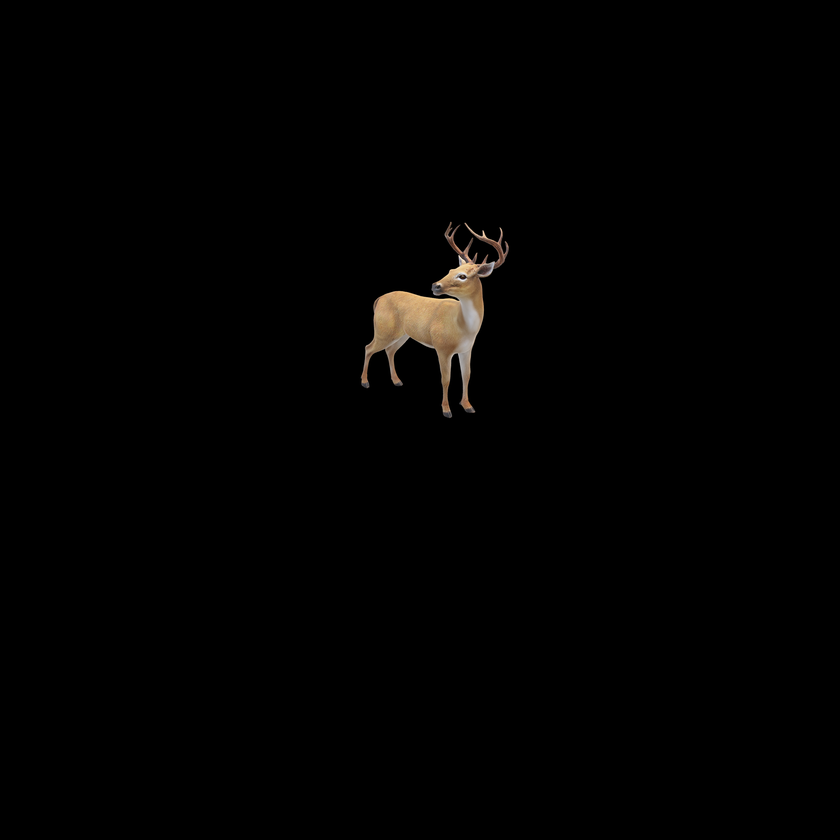
#> input picture Wirting_Holography/3D_dear_fit_sh.png, 840 x 840 px, shrunk from 1920 x 1920 before the run, found by its file name
$ python W_H.py
#> lines starting #> are read from the running program, lines starting #| are printed output that depends on the picture
# -*- coding: utf-8 -*-
import numpy as np
import matplotlib.pyplot as plt
from scipy.fft import fft2, fftshift,ifft2,ifftshift

im=plt.imread("C:/Users/gaosh/Documents/python/Computer-Generate-Hologram/Wirting_Holography/3D_dear_fit_sh.png")
#> im is the input picture: shape (840, 840, 3) float32; mean R, G, B 0.00847, 0.00699, 0.00547
im_shift=fftshift(im[:,:,0])
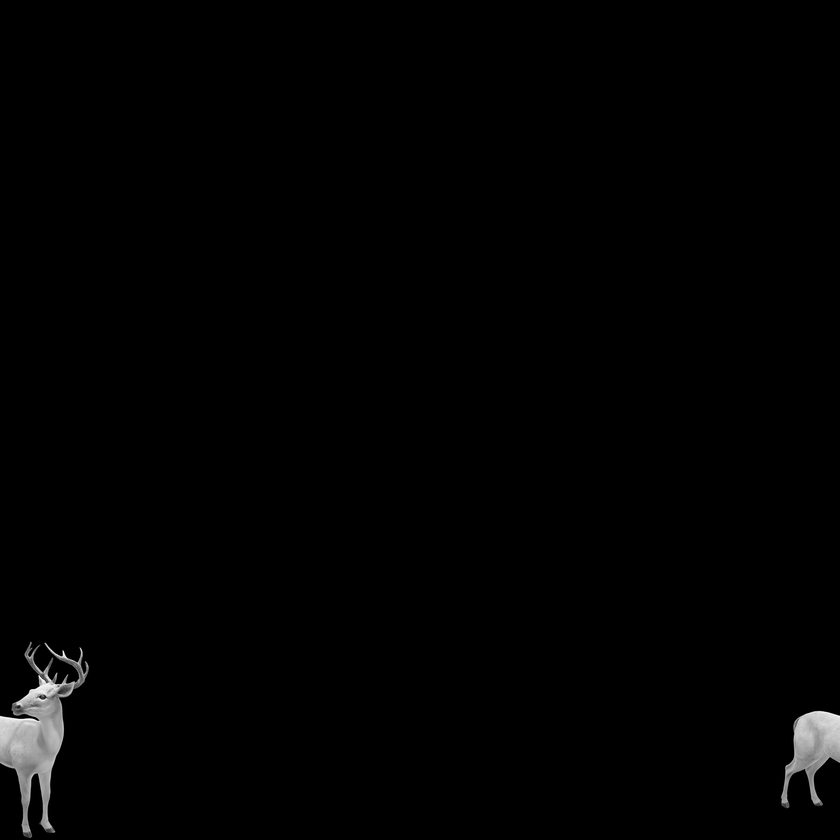
#> im_shift: shape (840, 840) float32; min 0, max 1, mean 0.00847
def comput_intensity(image):
    return np.abs(image)**2

# use W gradient to improve phase
def wirtinger_phase_improve(intensity,iterations,lr,verbose=False):
    size=intensity.shape
    # generate ramdom magnitude and phase
    reconstruted_field=np.random.uniform(0.5,1.0,size)*np.exp(1j*np.random.uniform(0,2*np.pi,size))

    for it in range (iterations):
        # calculate intensity of the mimiced
        current_in=comput_intensity(reconstruted_field)

        # define a loss function: mean square error

        loss=np.mean((current_in-intensity)**2)

        # compute gradient, this is the gradient of loss respective to imaginary field
        grad=(current_in-intensity)*reconstruted_field/np.abs(reconstruted_field+1e-8)
        reconstruted_field-=lr*grad
        reconstruted_field=np.sqrt(intensity)*np.exp(1j*np.angle(reconstruted_field))

    return reconstruted_field

measurd_in=comput_intensity(im_shift)
measurd_in_FT=fftshift(fft2(im_shift))
phase_in=np.angle(measurd_in_FT)
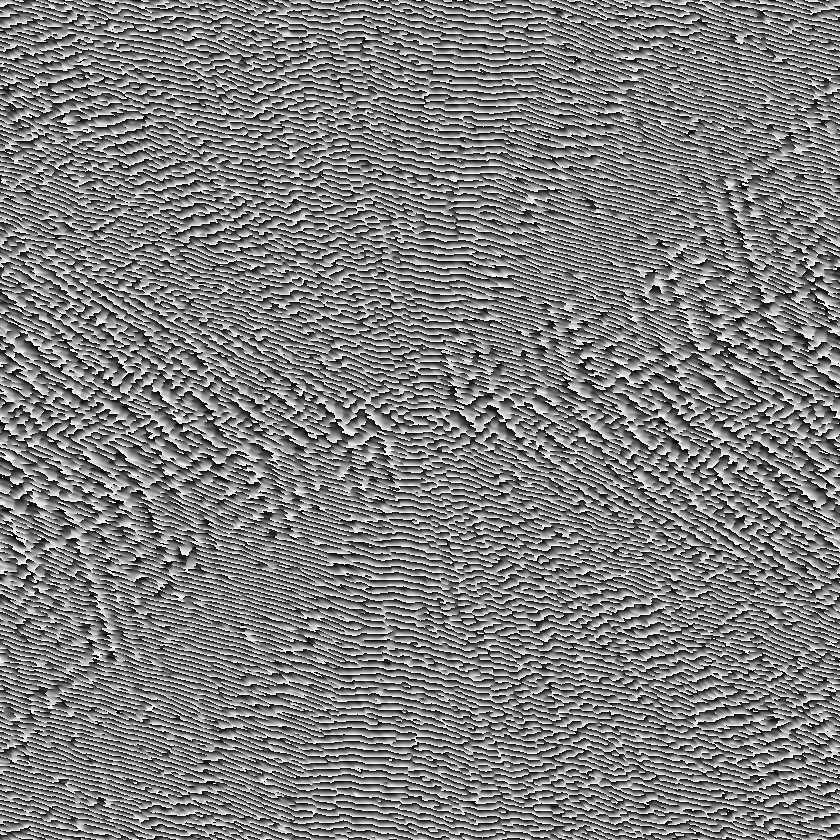
#> phase_in: shape (840, 840) float32; min -3.14, max 3.14, mean -1.3e-10; drawn with min black and max white

final_field=wirtinger_phase_improve(measurd_in, 10, 0.01)
#> the loop in wirtinger_phase_improve, `for it in range (iterations):` made 10 passes
#> loss on passes 1 to 10: 0.384, 1.38e-18, 1.38e-18, 1.38e-18, 1.38e-18, 1.38e-18, 1.38e-18, 1.38e-18, 1.38e-18, 1.38e-18
final_field_FT=fftshift(fft2(final_field))
phase_out=np.angle(final_field_FT)
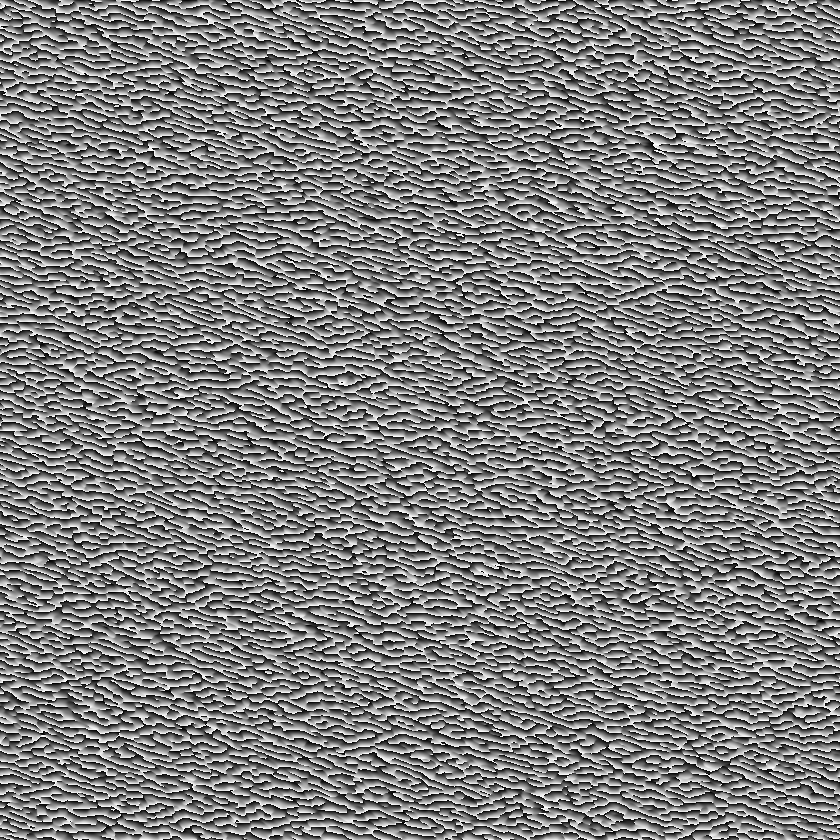
#> phase_out: shape (840, 840) float64; min -3.14, max 3.14, mean -0.000591; drawn with min black and max white
# Plot Results
plt.figure()
# Ground truth phase

plt.title("Original Phase")
plt.imshow(phase_in, cmap="seismic")
plt.colorbar()
plt.show()
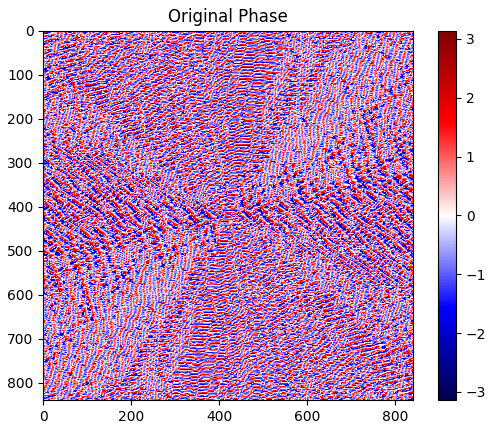
#> figure drawn by matplotlib, 2 panels


plt.figure()
# Ground truth amplitude
plt.title("Original Amplitude")
plt.imshow(np.abs(im_shift), cmap="gray")
plt.colorbar()
plt.show()
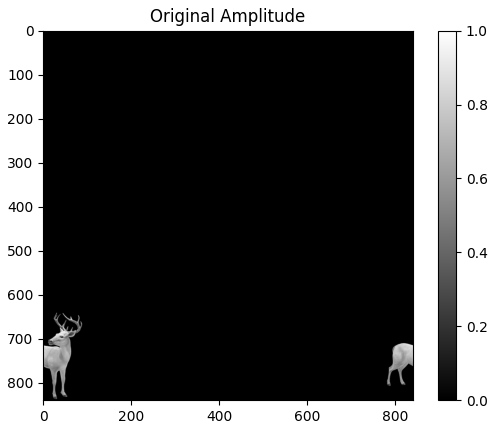
#> figure drawn by matplotlib, 2 panels


plt.figure()
# Reconstructed phase
plt.title("Reconstructed Phase")
plt.imshow(phase_out, cmap="seismic")
plt.colorbar()
plt.show()
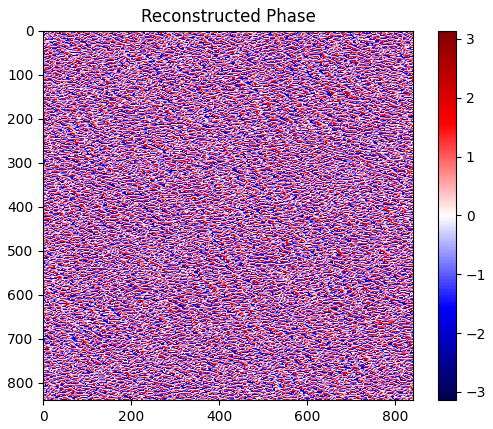
#> figure drawn by matplotlib, 2 panels

plt.figure()
# Reconstructed amplitude
plt.title("Reconstructed Amplitude")
plt.imshow(np.abs(final_field), cmap="gray")
plt.colorbar()
plt.show()

plt.figure()
# Reconstruction error
error = np.abs(np.abs(im_shift) - final_field)
plt.title("Reconstruction Error")
plt.imshow(error, cmap="hot")
plt.colorbar()
plt.show()
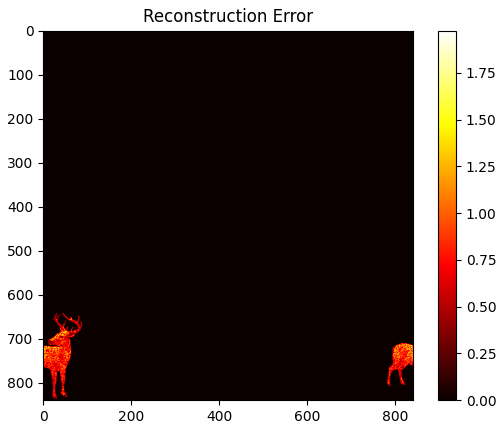
#> figure drawn by matplotlib, 2 panels
